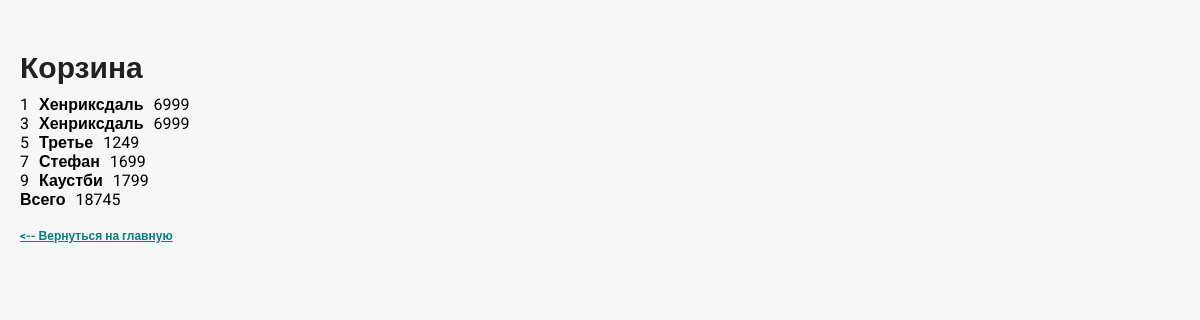
The app's page /cart.php with its own data.
### tables this page shows
CREATE TABLE `cart` (
  `id` int(11) NOT NULL,
  `goods` text NOT NULL
);

CREATE TABLE `chairs` (
  `id_chairs` int(11) NOT NULL,
  `title` varchar(255) NOT NULL,
  `price` double NOT NULL,
  `short` text NOT NULL,
  `care` text NOT NULL,
  `size` text NOT NULL,
  `id` int(11) NOT NULL
);

### cart.php (the view, shortened to what this page needs)
<?
include "config.php";
$tpl = file_get_contents('templates/showCart.tpl');
$sqlImage = "SELECT * FROM cart";
$res = mysqli_query($connect, $sqlImage);
$sum = 0;
while($data = mysqli_fetch_assoc($res)) {
    $findGood = "select * from chairs where id='".$data['goods']."'";
    $good = mysqli_fetch_assoc(mysqli_query($connect, $findGood));
    $goods.="<div>";
    $goods.="<span class='cartMargins'>".$data['id'];
    $goods.="</span>";
    $goods.="<strong class='cartMargins'>".$good['title'];
    $goods.="</strong>";
    $goods.="<span class='cartMargins'>".$good['price'];
    $goods.="</span>";
    $goods.="</div>";
    $sum += (double)$good['price'];
}
$goods.="<div>";
$goods.="<strong class='cartMargins'>Всего</strong>";
$goods.="<span class='cartMargins'>".$sum;
$goods.="</span>";
$goods.="</div>";
$patterns = array( '/{cartGoods}/');
$replace = array( $goods );
echo preg_replace( $patterns, $replace, $tpl );

### style/style.css (style rules this page uses)
* { margin: 0; padding:0; }
body { background-color: #f7f7f7; font-family: 'Roboto', sans-serif; }
.container { margin: 0 auto; padding: 50px 20px; max-width:1200px; display: flex; justify-content: space-evenly; }
.column { flex-direction: column; justify-content: center; }
.cartMargins { margin-right: 10px; }
.to_main_page { font: bold 12px 'Roboto', sans-serif; color: teal; margin-top: 20px; }
h3 { color: #212121; font-size: 30px; font-weight: 700; margin-bottom: 10px }

### records on screen
cart: id "1", chairs.title "Хенриксдаль", chairs.price "6999"
cart: id "3", chairs.title "Хенриксдаль", chairs.price "6999"
cart: id "5", chairs.title "Третье", chairs.price "1249"
cart: id "7", chairs.title "Стефан", chairs.price "1699"
cart: id "9", chairs.title "Каустби", chairs.price "1799"

### other values on screen
preg_replace( $patterns, $replace, $tpl ) "Корзина <-- Вернуться на главную"
$sum "18745"
